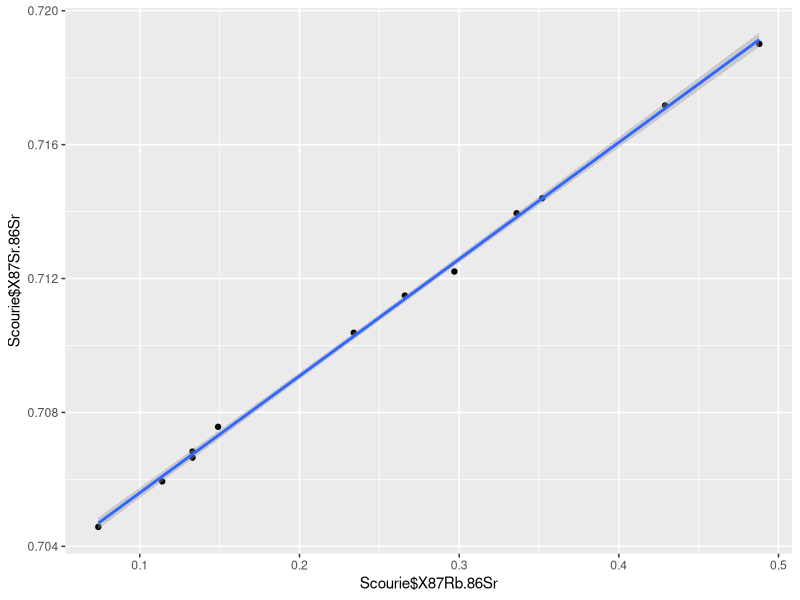
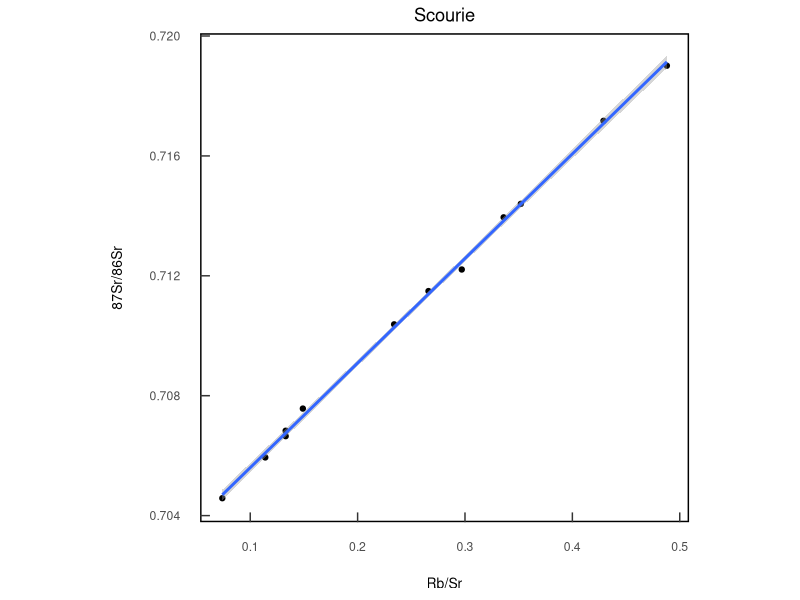
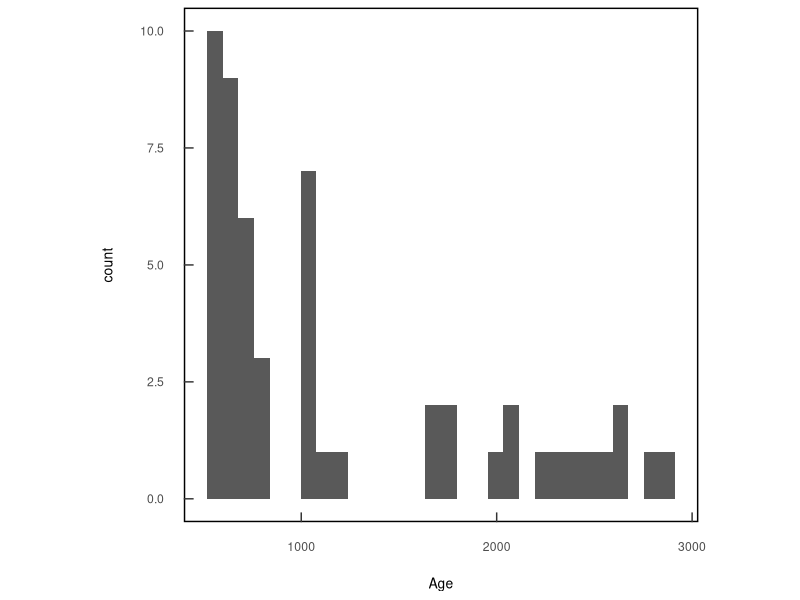
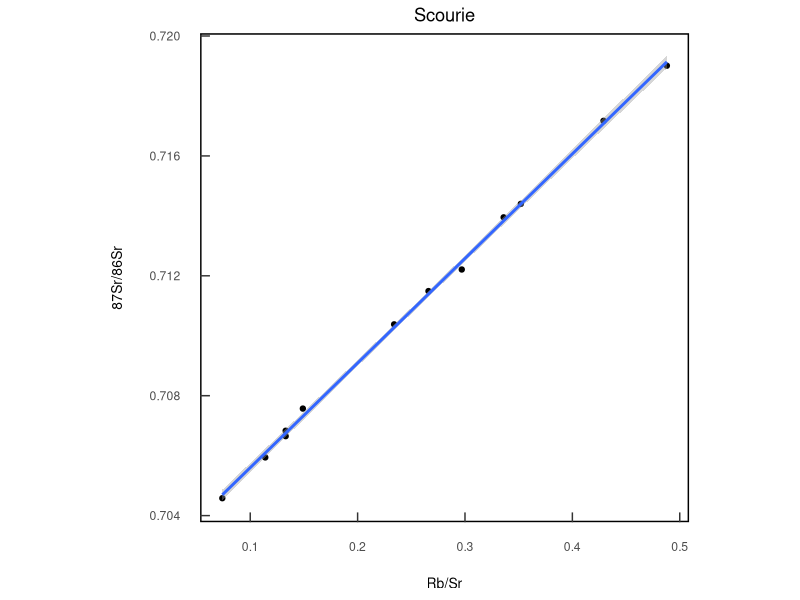

Recreate these plots in R, in order.
install.packages("ggplot2")


library(ggplot2)


Scourie <- read.csv("1A_Practical_49_Sourie_Sr.csv")

# c stands for combine or concatenate the values into a list


ggplot(data=Scourie, aes(x=Scourie$X87Rb.86Sr, y=Scourie$X87Sr.86Sr))+
  geom_point()+
  geom_smooth(method=lm)


PLOT<-ggplot(NULL)+
  theme(panel.background = element_rect(fill = NA),
        panel.border = element_rect(colour = "black", fill="NA", size=1),
        panel.grid.major = element_line(colour = "white", size=0),
        panel.grid.minor = element_line(colour = "white", size=0),
        aspect.ratio=1,
        legend.text=element_text(size=6),
        legend.title=element_text(size=6),
        #legend.key.size = unit(0.2,"line"),
        plot.title = element_text(hjust = 0.5),
        axis.title.x =element_text(size=10,angle=0),
        axis.text.x = element_text(margin=unit(c(0.5,0.5,0.5,0.5), "cm")),
        axis.title.y =element_text(size=10,angle=90),
        axis.text.y = element_text(margin=unit(c(0.5,0.5,0.5,0.5), "cm")),
        #plot.margin = margin(t = 0, r = 0, b = 0, l = 0, unit = "pt"),
        axis.ticks.length=unit(-0.25, "cm"),
        strip.background =element_rect(fill="white"))



Sr<-PLOT+
  geom_point(data=Scourie, aes(x=Scourie$X87Rb.86Sr, y=Scourie$X87Sr.86Sr))+
  geom_smooth(data=Scourie, aes(x=Scourie$X87Rb.86Sr, y=Scourie$X87Sr.86Sr), method=lm)+
  labs(title = "Scourie", x="Rb/Sr", y="87Sr/86Sr")
Sr
ggsave("Sr.pdf", Sr)

#lm stands for linear model

fit <- lm(X87Sr.86Sr~X87Rb.86Sr, data = Scourie)
Fit_coefficients=as.data.frame(fit$coefficients)

slope=Fit_coefficients[c("X87Rb.86Sr"),c("fit$coefficients")]
intercept=Fit_coefficients[c("(Intercept)"),c("fit$coefficients")]



Age=log(slope+1)/1.42e-11
Age/1e6



Terrane_ages<-data.frame("Age"=c(2770, 2330, 1690, 2626, 2630, 2550, 2850, 2260, 2390, 2460, 1749, 649, 550, 757, 776, 1002, 1030, 556, 649, 550, 757, 776, 1002, 1030, 556, 784, 590, 749, 740, 1782, 1710, 605, 1070, 1000, 1224, 1101, 1000, 626, 620, 587, 643, 667, 536, 558, 638, 690, 693, 615, 2100, 570, 2018, 582, 2100))

PLOT+
  geom_histogram(data=Terrane_ages, aes(x=Age))

